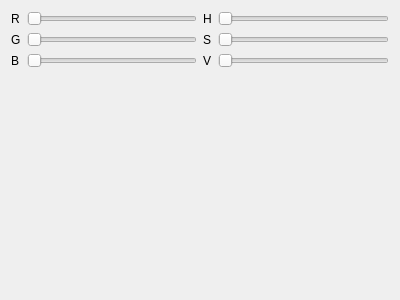
<?xml version="1.0" encoding="UTF-8"?>
<ui version="4.0">
 <class>MainWindow</class>
 <widget class="QMainWindow" name="MainWindow">
  <property name="geometry">
   <rect>
    <x>0</x>
    <y>0</y>
    <width>400</width>
    <height>300</height>
   </rect>
  </property>
  <property name="windowTitle">
   <string>MainWindow</string>
  </property>
  <widget class="QWidget" name="centralWidget">
   <layout class="QVBoxLayout" name="verticalLayout">
    <item>
     <layout class="QHBoxLayout" name="horizontalLayout">
      <item>
       <layout class="QGridLayout" name="gridLayout">
        <item row="0" column="0">
         <widget class="QLabel" name="label">
          <property name="text">
           <string>R</string>
          </property>
         </widget>
        </item>
        <item row="0" column="1">
         <widget class="ColorSlider" name="slider_rgb_r">
          <property name="orientation">
           <enum>Qt::Horizontal</enum>
          </property>
         </widget>
        </item>
        <item row="1" column="0">
         <widget class="QLabel" name="label_2">
          <property name="text">
           <string>G</string>
          </property>
         </widget>
        </item>
        <item row="1" column="1">
         <widget class="ColorSlider" name="slider_rgb_g">
          <property name="orientation">
           <enum>Qt::Horizontal</enum>
          </property>
         </widget>
        </item>
        <item row="2" column="0">
         <widget class="QLabel" name="label_3">
          <property name="text">
           <string>B</string>
          </property>
         </widget>
        </item>
        <item row="2" column="1">
         <widget class="ColorSlider" name="slider_rgb_b">
          <property name="orientation">
           <enum>Qt::Horizontal</enum>
          </property>
         </widget>
        </item>
       </layout>
      </item>
      <item>
       <layout class="QGridLayout" name="gridLayout_2">
        <item row="0" column="0">
         <widget class="QLabel" name="label_4">
          <property name="text">
           <string>H</string>
          </property>
         </widget>
        </item>
        <item row="0" column="1">
         <widget class="ColorSlider" name="slider_hsv_h">
          <property name="orientation">
           <enum>Qt::Horizontal</enum>
          </property>
         </widget>
        </item>
        <item row="1" column="0">
         <widget class="QLabel" name="label_5">
          <property name="text">
           <string>S</string>
          </property>
         </widget>
        </item>
        <item row="1" column="1">
         <widget class="ColorSlider" name="slider_hsv_s">
          <property name="orientation">
           <enum>Qt::Horizontal</enum>
          </property>
         </widget>
        </item>
        <item row="2" column="0">
         <widget class="QLabel" name="label_6">
          <property name="text">
           <string>V</string>
          </property>
         </widget>
        </item>
        <item row="2" column="1">
         <widget class="ColorSlider" name="slider_hsv_v">
          <property name="orientation">
           <enum>Qt::Horizontal</enum>
          </property>
         </widget>
        </item>
       </layout>
      </item>
     </layout>
    </item>
    <item>
     <widget class="QWidget" name="widget" native="true">
      <property name="sizePolicy">
       <sizepolicy hsizetype="Preferred" vsizetype="Expanding">
        <horstretch>0</horstretch>
        <verstretch>0</verstretch>
       </sizepolicy>
      </property>
     </widget>
    </item>
   </layout>
  </widget>
 </widget>
 <layoutdefault spacing="6" margin="11"/>
 <customwidgets>
  <customwidget>
   <class>ColorSlider</class>
   <extends>QSlider</extends>
   <header>ColorSlider.h</header>
  </customwidget>
 </customwidgets>
 <resources/>
 <connections/>
</ui>
